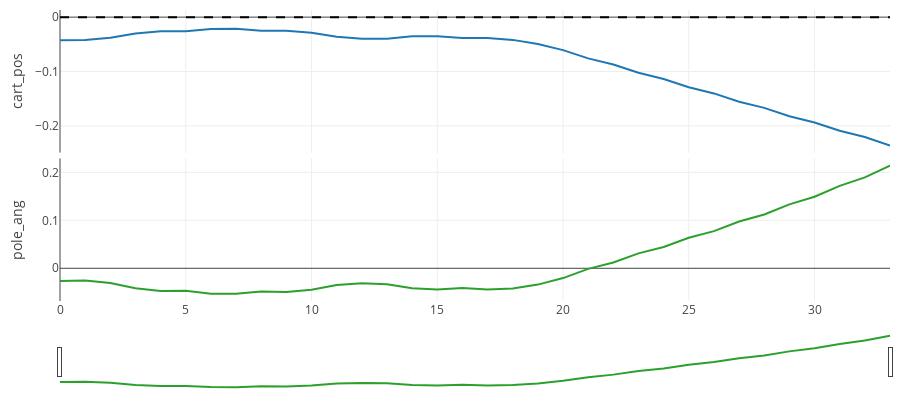

This figure's notebook cell:
### Code cell
EP = 2

fig = cprender.lineplot(df, ep=EP)
fig.show()

### Figure 1 — Plotly figure (JSON) as saved in the notebook; plotly's stock layout.template omitted (floating-point values rounded to 4 significant figures)
{"data": [{"mode": "lines", "name": "cart_pos", "showlegend": false, "type": "scatter", "x": [0, 1, 2, 3, 4, 5, 6, 7, 8, 9, 10, 11, 12, 13, 14, 15, 16, 17, 18, 19, 20, 21, 22, 23, 24, 25, 26, 27, 28, 29, 30, 31, 32, 33], "xaxis": "x", "y": [-0.04232, -0.04217, -0.03811, -0.03015, -0.02608, -0.02589, -0.0218, -0.02159, -0.02527, -0.02503, -0.02868, -0.03621, -0.03983, -0.03954, -0.03534, -0.03503, -0.03862, -0.03828, -0.04184, -0.04929, -0.06062, -0.07585, -0.08717, -0.1024, -0.1137, -0.129, -0.1403, -0.1556, -0.1669, -0.1823, -0.1937, -0.2091, -0.2206, -0.236], "yaxis": "y"}, {"line": {"color": "black", "dash": "dash"}, "mode": "lines", "name": "cart_pos_setpoint", "showlegend": false, "type": "scatter", "x": [0, 1, 2, 3, 4, 5, 6, 7, 8, 9, 10, 11, 12, 13, 14, 15, 16, 17, 18, 19, 20, 21, 22, 23, 24, 25, 26, 27, 28, 29, 30, 31, 32, 33], "xaxis": "x", "y": [0, 0, 0, 0, 0, 0, 0, 0, 0, 0, 0, 0, 0, 0, 0, 0, 0, 0, 0, 0, 0, 0, 0, 0, 0, 0, 0, 0, 0, 0, 0, 0, 0, 0], "yaxis": "y"}, {"mode": "lines", "name": "pole_ang", "showlegend": false, "type": "scatter", "x": [0, 1, 2, 3, 4, 5, 6, 7, 8, 9, 10, 11, 12, 13, 14, 15, 16, 17, 18, 19, 20, 21, 22, 23, 24, 25, 26, 27, 28, 29, 30, 31, 32, 33], "xaxis": "x2", "y": [-0.02649, -0.02554, -0.0306, -0.04168, -0.0471, -0.04693, -0.05291, -0.05334, -0.04826, -0.04935, -0.04491, -0.03493, -0.03108, -0.03331, -0.04157, -0.0442, -0.04124, -0.04441, -0.04199, -0.03401, -0.02044, -0.001232, 0.01199, 0.03106, 0.04436, 0.06369, 0.07746, 0.09747, 0.1121, 0.1332, 0.1492, 0.1718, 0.1896, 0.2142], "yaxis": "y2"}], "layout": {"height": 400, "hovermode": "x unified", "margin": {"b": 10, "l": 60, "r": 10, "t": 10}, "xaxis": {"anchor": "y", "domain": [0, 1], "matches": "x2", "showticklabels": false}, "xaxis2": {"anchor": "y2", "domain": [0, 1], "rangeslider": {"visible": true}}, "yaxis": {"anchor": "x", "domain": [0.51, 1], "title": {"text": "cart_pos"}}, "yaxis2": {"anchor": "x2", "domain": [0, 0.49], "title": {"text": "pole_ang"}}}}
